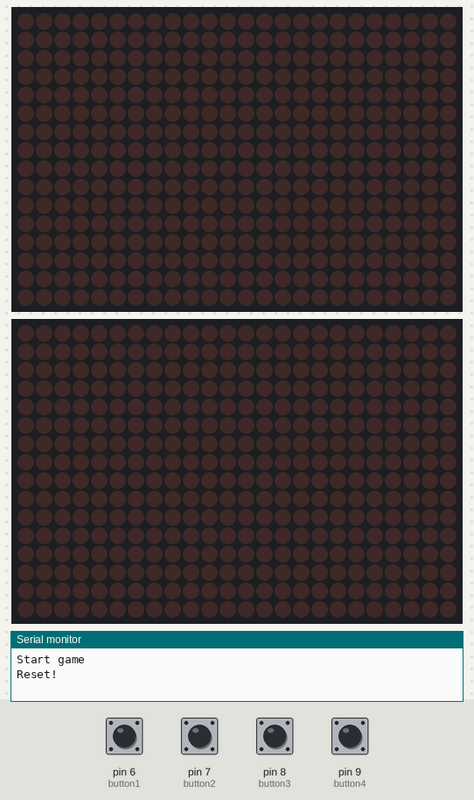
Bench run of a sketch on a simulated Arduino Uno, built with avr-gcc and run on an emulated ATmega328P. On the bench: 2 × 24×16 LED matrix, the last lines printed to the serial monitor. The test bench sets the inputs (shaded band); at power-on: pin 6 (button1), pin 7 (button2), pin 8 (button3), pin 9 (button4) HIGH. Random numbers use the default seed unless the sketch sets one.

Above: at 1.2 s.
1.3 s: pin 7 (button2) pulled LOW for 0.15 s
4.4 s: pin 7 (button2) pulled LOW for 1 s
At 4.96 s:
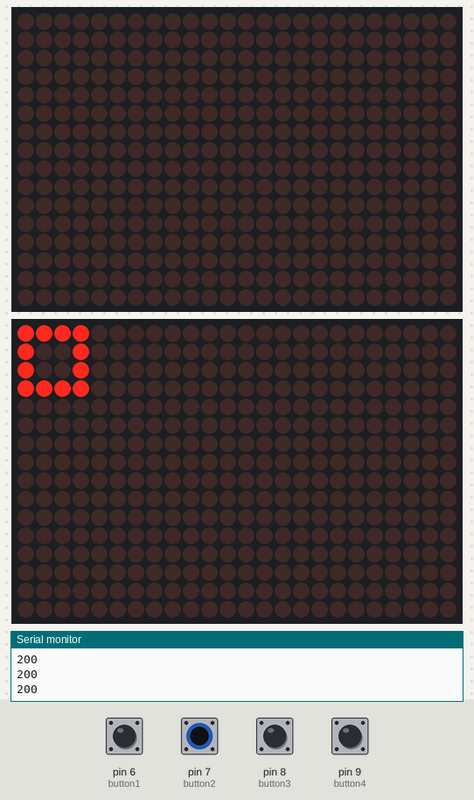
At 6.11 s:
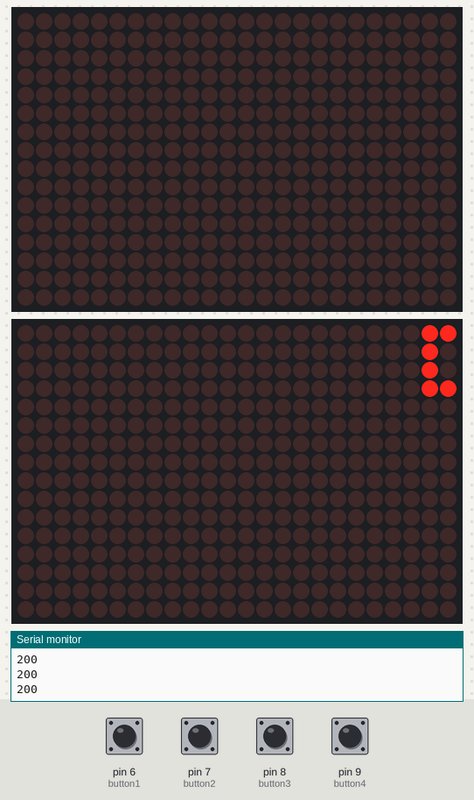

Measured:
- after the input at 1.3 s, every drawn part: stays the same

The sketch:

ratattack.ino
```cpp
#include "Adafruit_GFX.h"
#include "Adafruit_HT1632.h"
#include "SevSeg.h"
//#include "Guitarhero.h"

#define HT_DATA 2
#define HT_WR 3
#define HT_CS 4

#define X_CIRC 0
#define Y_CIRC 9
#define X_X 0
#define Y_X 4
#define X_TRI 0
#define Y_TRI 15

Adafruit_HT1632LEDMatrix matrix = Adafruit_HT1632LEDMatrix(HT_DATA, HT_WR, HT_CS);
SevSeg sevseg;

int mode;
//bool easyMode;
byte velocity;

int score;

byte count;

const byte button1 = 6; //green
const byte button2 = 7; //red
const byte button3 = 8; //blue
const byte button4 = 9; //yellow

void setup() {
  matrix.begin(ADA_HT1632_COMMON_16NMOS);
  matrix.clearScreen();

  pinMode(button1, INPUT_PULLUP);
  pinMode(button2, INPUT_PULLUP);
  pinMode(button3, INPUT_PULLUP);
  pinMode(button4, INPUT_PULLUP);

//  byte numDigits = 4;
//  byte digitPins[] = {10, 11, 12, 13};
//  byte segmentPins[] = {9, 2, 3, 5, 6, 8, 7, 4};
//
//  bool resistorsOnSegments = true;
//  bool updateWithDelaysIn = true;
//  byte hardwareConfig = COMMON_CATHODE;
//
//  sevseg.begin(hardwareConfig, numDigits, digitPins, segmentPins, resistorsOnSegments);
//  sevseg.setBrightness(90);

  randomSeed(analogRead(1));

  Serial.begin(9600);
  Serial.println("Start game");
}

void loop() {
  startGame();

  displayScore(score);

  while (count++ < 15) {
    playGame(matrix);
    displayScore(score);
  }

  gameOver();
}

void playGame(Adafruit_HT1632LEDMatrix matrix) {
  if (mode == 1) // easy mode
    velocity = 80;
  else if (mode == 2)         // hard mode
    velocity = 50;
  else if (mode == 3)
    velocity = 25;
  else if (mode == 4)
    velocity = 15;

  drawLine(matrix);

  int x = random(12);

  if (x>=0 && x<=2) {
    bool added = false;
    for (int i=0; i<23; i++) {  // Rectangle
      matrix.drawRect(i, 0, matrix.width()/6, matrix.height()/4, 1);
      matrix.writeScreen();
      delay(velocity);
      if (i >= 19 && i < 23 && digitalRead(button1) == LOW) {
        if (!(added)) {
          score += 200;
          added = true;
        }
        Serial.println(score);
      }
      matrix.drawRect(i, 0, matrix.width()/6, matrix.height()/4, 0);
    }
  } else if (x>=6 && x<=8){
  bool added = false;
  for (int i=0; i<23; i++) {  // X
    drawX(matrix, i, Y_X).writeScreen();
    delay(velocity);
    if (i >= 19 && i < 23 && digitalRead(button2) == LOW) {
      if (!(added)) {
        score += 200;
        added = true;
      }
      Serial.println(score);
    }
    deleteX(matrix, i, Y_X).writeScreen();
  }
  } else if (x>=3 && x<=5){
    bool added = false;
    for (int i=0; i<23; i++) {  // Circle
      drawCircle(matrix, i, Y_CIRC).writeScreen();
      delay(velocity);
      if (i >= 19 && i < 23 && digitalRead(button3) == LOW) {
        if (!(added)) {
          score += 200;
          added = true;
        }
        Serial.println(score);
      }
    deleteCircle(matrix, i, Y_CIRC).writeScreen();
    }
  } else {
    bool added = false;
    for (int i=0; i<23; i++){  // Triangle
      drawTri(matrix, i, Y_TRI).writeScreen();
      delay(velocity);
      if (i >= 19 && i < 23 && digitalRead(button4) == LOW) {
        if (!(added)) {
          score += 200;
          added = true;
        }
        Serial.println(score);
      }
      deleteTri(matrix, i, Y_TRI).writeScreen();
    }
  }
}

//void playGame(Adafruit_HT1632LEDMatrix matrix) {
//  if (easyMode) // easy mode
//    velocity = 200;
//  else          // hard mode
//    velocity = 50;
//
//  drawLine(matrix);
//
//  int x = random(12);
//
//  if (x>=0 && x<=2){
//    for (int i=0; i<23; i++) {  // Rectangle
//      matrix.drawRect(i, 0, matrix.width()/6, matrix.height()/4, 1);
//      matrix.writeScreen();
//      delay(velocity);
//      if (i >= 19 && i < 23) {
//        int num = random(4);
//        if (num == 1)
//          score += 200;
//          Serial.println(score);
//      }
//      matrix.drawRect(i, 0, matrix.width()/6, matrix.height()/4, 0);
//    }
//  } else if (x>=3 && x<=5){
//    for (int i=0; i<23; i++) {  // Circle
//      drawCircle(matrix, i, Y_CIRC).writeScreen();
//      delay(velocity);
//      if (i >= 19 && i < 23) {
//        int num = random(4);
//        if (num == 1)
//          score += 200;
//          Serial.println(score);
//    }
//    deleteCircle(matrix, i, Y_CIRC).writeScreen();
//    }
//  } else if (x>=6 && x<=8){
//    for (int i=0; i<23; i++) {  // X
//      drawX(matrix, i, Y_X).writeScreen();
//      delay(velocity);
//      if (i >= 19 && i < 23) {
//        int num = random(4);
//        if (num == 1)
//          score += 200;
//          Serial.println(score);
//      }
//      deleteX(matrix, i, Y_X).writeScreen();
//    }
//  } else {
//    for (int i=0; i<23; i++){  // Triangle
//      drawTri(matrix, i, Y_TRI).writeScreen();
//      delay(velocity);
//      if (i >= 19 && i < 23) {
//        int num = random(4);
//        if (num == 1)
//          score += 200;
//          Serial.println(score);
//      }
//      deleteTri(matrix, i, Y_TRI).writeScreen();
//    }
//  }
//}

void startGame() {
  Serial.println("Reset!");

  score = 0;
  count = 0;

//  drawbigT(matrix, 1, 14);
//  drawbigA(matrix, 9, 9);
//  drawbigR(matrix, 22, 9);
//  drawK(matrix, 3, 1);
//  drawC(matrix, 7, 1);
//  drawT(matrix, 17, 1);
//  drawT(matrix, 13, 1);
//  drawA(matrix, 8, 1);
//  drawA(matrix, 20, 1);
//  matrix.writeScreen();
//
  while (digitalRead(button1) && digitalRead(button2) && digitalRead(button3) && digitalRead(button4)) {
    drawbigT(matrix, 1, 14);
    drawbigA(matrix, 9, 9);
    drawbigR(matrix, 22, 9);
    drawK(matrix, 3, 1);
    drawC(matrix, 7, 1);
    drawT(matrix, 17, 1);
    drawT(matrix, 13, 1);
    drawA(matrix, 8, 1);
    drawA(matrix, 20, 1);

    matrix.writeScreen();
  }

  matrix.clearScreen();

//  easyMode = (int)random(1);

  if (digitalRead(button1) == LOW) { // Easy mode
    mode = 1;
    matrix.clearScreen();
  }
  else if (digitalRead(button2) == LOW) { // Hard mode
    mode = 2;
    matrix.clearScreen();
  }
  else if (digitalRead(button3) == LOW) { // Hard mode
    mode = 3;
    matrix.clearScreen();
  }
  else if (digitalRead(button4) == LOW) { // Hard mode
    mode = 4;
    matrix.clearScreen();
  }

  matrix.drawRect(0, 0, matrix.width()/6, matrix.height()/4, 1);
  drawX(matrix, 0, Y_X).writeScreen();
  drawCircle(matrix, 0, Y_CIRC).writeScreen();
  drawTri(matrix, 0, Y_TRI).writeScreen();

  delay(1000);

  matrix.clearScreen();
}

void gameOver() {
  matrix.clearScreen();

//  drawG(matrix, 19, 9);
//  drawbigA(matrix, 12, 9);
//  drawM(matrix, 6, 9);
//  drawE(matrix, 4, 9);
//  drawO(matrix, 19, 1);
//  drawV(matrix, 14, 1);
//  drawE(matrix, 10, 1);
//  drawbigR(matrix, 5, 1);
//
//  matrix.writeScreen();

  Serial.print("Total score: ");
  Serial.println(score);
  Serial.println();

  resetScore();

  while (digitalRead(button1) && digitalRead(button2) && digitalRead(button3) && digitalRead(button4)) {
    drawG(matrix, 19, 9);
    drawbigA(matrix, 12, 9);
    drawM(matrix, 6, 9);
    drawE(matrix, 4, 9);
    drawO(matrix, 19, 1);
    drawV(matrix, 14, 1);
    drawE(matrix, 10, 1);
    drawbigR(matrix, 5, 1);

    matrix.writeScreen();
  }

  matrix.clearScreen();
}

void displayScore(int sc) {
  sevseg.setNumber(sc);
  sevseg.refreshDisplay();
}

void resetScore() {
  sevseg.setNumber(0);
  sevseg.refreshDisplay();
}

void drawLine(Adafruit_HT1632LEDMatrix matrix) {
  for (int i = 0; i < 16; i++) {
    matrix.drawPixel(23, i, 1);
    matrix.writeScreen();
  }
}

Adafruit_HT1632LEDMatrix drawCircle(Adafruit_HT1632LEDMatrix matrix, int x, int y) {
    matrix.drawPixel(x, y, 1);
    matrix.drawPixel(x + 1, y - 1, 1);
    matrix.drawPixel(x + 2, y - 1, 1);
    matrix.drawPixel(x + 3, y, 1);
    matrix.drawPixel(x + 3, y + 1, 1);
    matrix.drawPixel(x + 2, y + 2, 1);
    matrix.drawPixel(x + 1, y + 2, 1);
    matrix.drawPixel(x, y + 1, 1);

    return matrix;
}

Adafruit_HT1632LEDMatrix deleteCircle(Adafruit_HT1632LEDMatrix matrix, int x, int y) {
    matrix.drawPixel(x, y, 0);
    matrix.drawPixel(x + 1, y - 1, 0);
    matrix.drawPixel(x + 2, y - 1, 0);
    matrix.drawPixel(x + 3, y, 0);
    matrix.drawPixel(x + 3, y + 1, 0);
    matrix.drawPixel(x + 2, y + 2, 0);
    matrix.drawPixel(x + 1, y + 2, 0);
    matrix.drawPixel(x, y + 1, 0);

    return matrix;
}

Adafruit_HT1632LEDMatrix drawX(Adafruit_HT1632LEDMatrix matrix, int x, int y) {
    matrix.drawPixel(x, y, 1);
    matrix.drawPixel(x + 3, y, 1);
    matrix.drawPixel(x + 1, y + 1, 1);
    matrix.drawPixel(x + 2, y + 1, 1);
    matrix.drawPixel(x + 2, y + 2, 1);
    matrix.drawPixel(x + 1, y + 2, 1);
    matrix.drawPixel(x + 3, y + 3, 1);
    matrix.drawPixel(x, y + 3, 1);

    return matrix;
}

Adafruit_HT1632LEDMatrix deleteX(Adafruit_HT1632LEDMatrix matrix, int x, int y) {
    matrix.drawPixel(x, y, 0);
    matrix.drawPixel(x + 3, y, 0);
    matrix.drawPixel(x + 1, y + 1, 0);
    matrix.drawPixel(x + 2, y + 1, 0);
    matrix.drawPixel(x + 2, y + 2, 0);
    matrix.drawPixel(x + 1, y + 2, 0);
    matrix.drawPixel(x + 3, y + 3, 0);
    matrix.drawPixel(x, y + 3, 0);

    return matrix;
}

Adafruit_HT1632LEDMatrix drawTri(Adafruit_HT1632LEDMatrix matrix, int x, int y) {
    matrix.drawPixel(x, y, 1);
    matrix.drawPixel(x + 1, y - 1, 1);
    matrix.drawPixel(x + 3, y - 1, 1);
    matrix.drawPixel(x + 3, y - 3, 1);
    matrix.drawPixel(x + 1, y, 1);
    matrix.drawPixel(x + 2, y, 1);
    matrix.drawPixel(x + 3, y, 1);
    matrix.drawPixel(x + 3, y - 2, 1);
    matrix.drawPixel(x + 2, y - 2, 1);

    return matrix;
}

Adafruit_HT1632LEDMatrix deleteTri(Adafruit_HT1632LEDMatrix matrix, int x, int y) {
    matrix.drawPixel(x, y, 0);
    matrix.drawPixel(x + 1, y - 1, 0);
    matrix.drawPixel(x + 3, y - 1, 0);
    matrix.drawPixel(x + 3, y - 3, 0);
    matrix.drawPixel(x + 1, y, 0);
    matrix.drawPixel(x + 2, y, 0);
    matrix.drawPixel(x + 3, y, 0);
    matrix.drawPixel(x + 3, y - 2, 0);
    matrix.drawPixel(x + 2, y - 2, 0);

    return matrix;
}

Adafruit_HT1632LEDMatrix drawK(Adafruit_HT1632LEDMatrix matrix, int x, int y) {
    int new_y = y;

    for (int i= new_y ; i < new_y + 6; i++)
      matrix.drawPixel(x, i, 1);

    matrix.drawPixel(x - 1, y + 2, 1);
    matrix.drawPixel(x - 1, y + 3, 1);
    matrix.drawPixel(x - 2, y + 1, 1);
    matrix.drawPixel(x - 2, y + 4, 1);
    matrix.drawPixel(x - 3, y, 1);
    matrix.drawPixel(x - 3, y + 5, 1);
    return matrix;
}

Adafruit_HT1632LEDMatrix drawT(Adafruit_HT1632LEDMatrix matrix, int x, int y) {
    int new_y = y;

    for (int i = new_y; i < new_y + 6; i++)
      matrix.drawPixel(x, i, 1);

    for (int i = new_y; i < new_y + 6; i++)
      matrix.drawPixel(x + 1, i, 1);

    matrix.drawPixel(x - 1, y + 5, 1);
    matrix.drawPixel(x + 2, y + 5, 1);

    return matrix;
}

Adafruit_HT1632LEDMatrix drawA(Adafruit_HT1632LEDMatrix matrix, int x, int y) {
    int new_y = y;
    for (int i=new_y; i<new_y+4; i++){
      matrix.drawPixel(x, i, 1);
    }
    for (int i=new_y; i<new_y+4; i++){
      matrix.drawPixel(x+3, i, 1);
    }
    matrix.drawPixel(x + 1, y + 2, 1);
    matrix.drawPixel(x + 2, y + 2, 1);
    matrix.drawPixel(x + 1, y + 4, 1);
    matrix.drawPixel(x + 2, y + 4, 1);
    matrix.drawPixel(x + 1, y + 5, 1);
    matrix.drawPixel(x + 2, y + 5, 1);
    return matrix;
}

Adafruit_HT1632LEDMatrix drawC(Adafruit_HT1632LEDMatrix matrix, int x, int y) {
    int new_y = y;
    for (int i=new_y; i<new_y+6; i++){
      matrix.drawPixel(x, i, 1);
    }
    matrix.drawPixel(x - 1, y, 1);
    matrix.drawPixel(x - 1, y + 5, 1);
    matrix.drawPixel(x - 2, y, 1);
    matrix.drawPixel(x - 2, y + 5, 1);
    return matrix;
}

Adafruit_HT1632LEDMatrix drawbigT(Adafruit_HT1632LEDMatrix matrix, int x, int y) {
    matrix.drawPixel(x, y, 1);
    matrix.drawPixel(x + 1, y, 1);
    int new_y = y;
    for (int i=new_y-5; i<=new_y; i++){
      matrix.drawPixel(x + 2, i, 1);
    }
    new_y = y;
    for (int i=new_y-5; i<=new_y; i++){
      matrix.drawPixel(x + 3, i, 1);
    }
    matrix.drawPixel(x + 4, y, 1);
    matrix.drawPixel(x + 5, y, 1);

    return matrix;
}

Adafruit_HT1632LEDMatrix drawbigA(Adafruit_HT1632LEDMatrix matrix, int x, int y) {
    matrix.drawPixel(x, y, 1);
    matrix.drawPixel(x, y + 1, 1);
    matrix.drawPixel(x + 1, y + 2, 1);
    matrix.drawPixel(x + 1, y + 3, 1);
    matrix.drawPixel(x + 2, y + 2, 1);
    matrix.drawPixel(x + 3, y + 2, 1);
    matrix.drawPixel(x + 4, y + 2, 1);
    matrix.drawPixel(x + 4, y + 3, 1);
    matrix.drawPixel(x + 3, y + 5, 1);
    matrix.drawPixel(x + 3, y + 4, 1);
    matrix.drawPixel(x + 2, y + 5, 1);
    matrix.drawPixel(x + 2, y + 4, 1);
    matrix.drawPixel(x + 5, y, 1);
    matrix.drawPixel(x + 5, y + 1, 1);

    return matrix;
}

Adafruit_HT1632LEDMatrix drawbigR(Adafruit_HT1632LEDMatrix matrix, int x, int y) {
    int new_y = y;
    for (int i = new_y; i<new_y+6; i++){
      matrix.drawPixel(x, i, 1);
    }
    matrix.drawPixel(x-1, y+3, 1);
    matrix.drawPixel(x-1, y+5, 1);
    matrix.drawPixel(x-2, y+3, 1);
    matrix.drawPixel(x-2, y+5, 1);
    new_y = y+2;
    for (int i = new_y; i<new_y+4; i++){
      matrix.drawPixel(x-3, i, 1);
    }
    matrix.drawPixel(x - 4, y + 1, 1);
    matrix.drawPixel(x - 5, y, 1);

    return matrix;
}

Adafruit_HT1632LEDMatrix drawG(Adafruit_HT1632LEDMatrix matrix, int x, int y) {
    int new_x = x;
    for (int i=new_x; i<new_x + 4; i++){
      matrix.drawPixel(i, y, 1);
      matrix.drawPixel(i, y + 5, 1);
    }
    int new_y = y;
    for (int i=new_y+1; i<new_y+5; i++){
      matrix.drawPixel(x + 3, i, 1);
    }
    matrix.drawPixel(x, y + 1, 1);
    matrix.drawPixel(x, y + 2, 1);
    matrix.drawPixel(x + 1, y + 2, 1);

    return matrix;
}

Adafruit_HT1632LEDMatrix drawM(Adafruit_HT1632LEDMatrix matrix, int x, int y) {
    int new_y = y;
    for (int i=new_y; i<new_y+6; i++){
      matrix.drawPixel(x, i, 1);
      matrix.drawPixel(x+5, i, 1);
    }
    matrix.drawPixel(x+1, y+4, 1);
    matrix.drawPixel(x+2, y+3, 1);
    matrix.drawPixel(x+3, y+3, 1);
    matrix.drawPixel(x+4, y+4, 1);
    return matrix;
}

Adafruit_HT1632LEDMatrix drawE(Adafruit_HT1632LEDMatrix matrix, int x, int y) {
    int new_y = y;
    for (int i=new_y; i<new_y+6; i++){
      matrix.drawPixel(x, i, 1);
    }
    int new_x = x;
    for (int i=new_x-1; i>new_x-4; i--){
      matrix.drawPixel(i, y, 1);
      matrix.drawPixel(i, y + 3, 1);
      matrix.drawPixel(i, y + 5, 1);
    }

    return matrix;
}

Adafruit_HT1632LEDMatrix drawO(Adafruit_HT1632LEDMatrix matrix, int x, int y) {
    int new_y = y;
    for (int i=new_y; i<new_y+6; i++){
      matrix.drawPixel(x, i, 1);
      matrix.drawPixel(x + 3, i, 1);
    }
    matrix.drawPixel(x + 1, y, 1);
    matrix.drawPixel(x + 2, y, 1);
    matrix.drawPixel(x + 1, y + 5, 1);
    matrix.drawPixel(x + 2, y + 5, 1);
    return matrix;
}

Adafruit_HT1632LEDMatrix drawV(Adafruit_HT1632LEDMatrix matrix, int x, int y) {
    matrix.drawPixel(x, y, 1);
    matrix.drawPixel(x + 1, y, 1);
    matrix.drawPixel(x, y + 1, 1);
    matrix.drawPixel(x + 1, y + 1, 1);
    matrix.drawPixel(x - 1, y + 2, 1);
    matrix.drawPixel(x - 1, y + 3, 1);
    matrix.drawPixel(x + 2, y + 2, 1);
    matrix.drawPixel(x + 2, y + 3, 1);
    matrix.drawPixel(x + 3, y + 4, 1);
    matrix.drawPixel(x + 3, y + 5, 1);
    matrix.drawPixel(x - 2, y + 4, 1);
    matrix.drawPixel(x - 2, y + 4, 1);

    return matrix;
}
```
